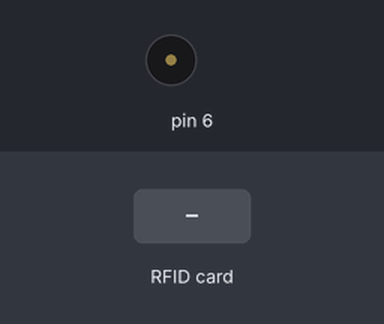
Simulated run of this sketch. Board: Arduino Uno, built for the host (arithmetic inside an expression is 32-bit, double 64-bit). Parts: buzzer (waves = sounding). The inputs (shaded band) are chosen by the test bench. What the sketch prints to the serial monitor is not drawn.

Above: at 1.2 s.
1.3 s: RFID card 5E 7A 19 C4 held to the reader
At 1.7 s:
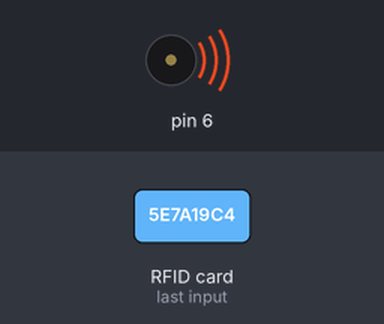
Timing chart, 0 to 4.3 s (numbered marks = the images above; inputs shaded):
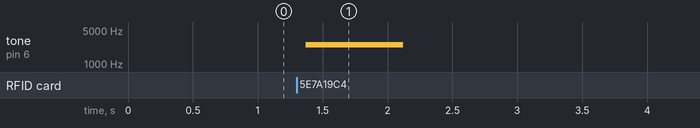

Measured:
- after the input at 1.3 s, tone on pin 6: silent → 2500 Hz after 0.07 s, → silent 0.75 s later

The sketch:

RFID_v11.ino
```cpp
#include <SPI.h>
#include <RFID.h>

#define ss 10  // change depending on wiring
#define rst 9  // change depending on wiring

unsigned char txbuilding = 'H';  // block address 25
unsigned char txfloor = '3';     // block address 26
unsigned char txdevice = 'D';    // block address 27
unsigned char in = 'I';
unsigned char out = 'X';  // block address 28
unsigned char txheading;

unsigned char rxbuilding;
unsigned char rxfloor;
unsigned char rxdevice;
unsigned char rxheading;

RFID rfid(ss, rst);

void setup() {
  Serial.begin(9600);
  SPI.begin();
  rfid.init();
  pinMode(6, OUTPUT);
}


void loop() {
  if (rfid.isCard()) {
    rfid.readCardSerial();

    readold();
    rfid.writeMFRC522(25, txbuilding);
    rfid.writeMFRC522(26, txfloor);
    rfid.writeMFRC522(27, txdevice);
    if (rxbuilding == txbuilding and rxfloor == txfloor and rxdevice == txdevice) {
      if (rxheading != in) {
        txheading = in;
      } else {
        txheading = out;
      }
    } else {
      txheading = in;
    }
    rfid.writeMFRC522(28, txheading);
    txheading = 0;
    readnew();
    tone(6, 2500, 750);
    delay(1500);

    for (int i = 0; i < 15; i++) {
      Serial.println();
    }
  }
}

void readold() {
  rxbuilding = rfid.readMFRC522(25);
  rxfloor = rfid.readMFRC522(26);
  rxdevice = rfid.readMFRC522(27);
  rxheading = rfid.readMFRC522(28);

  Serial.print("UID: ");
  for (int i = 0; i < 5; i++) {
    Serial.print(rfid.serNum[i]);
  }
  Serial.println();

  Serial.print("last signal: ");
  Serial.print((char)rxbuilding);
  Serial.print((char)rxfloor);
  Serial.print((char)rxdevice);
  Serial.println();

  Serial.print("heading: ");
  Serial.print((char)rxheading);

  Serial.println();
  Serial.println("-----------");
}

void readnew() {
  rxbuilding = rfid.readMFRC522(25);
  rxfloor = rfid.readMFRC522(26);
  rxdevice = rfid.readMFRC522(27);
  rxheading = rfid.readMFRC522(28);

  Serial.print("new signal: ");
  Serial.print((char)rxbuilding);
  Serial.print((char)rxfloor);
  Serial.print((char)rxdevice);
  Serial.println();

  Serial.print("heading: ");
  Serial.print((char)rxheading);


  Serial.println();
  Serial.println("----------------------------");
}
```
